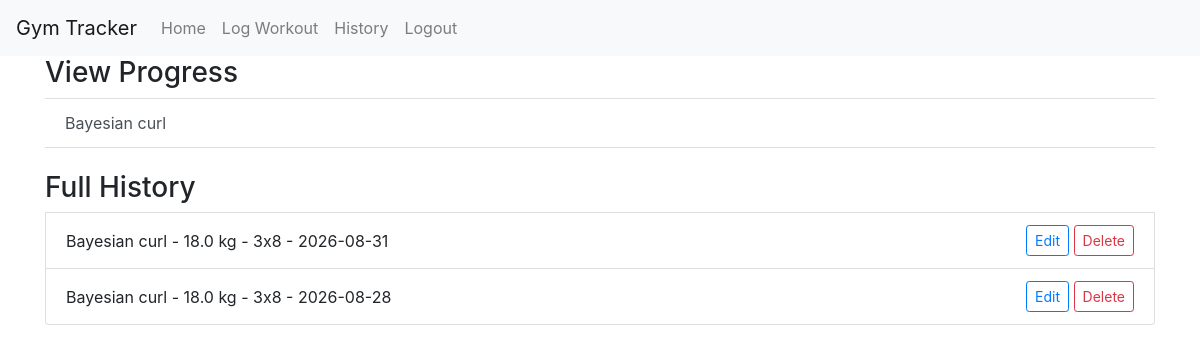
The app's page /history (signed in), older data.
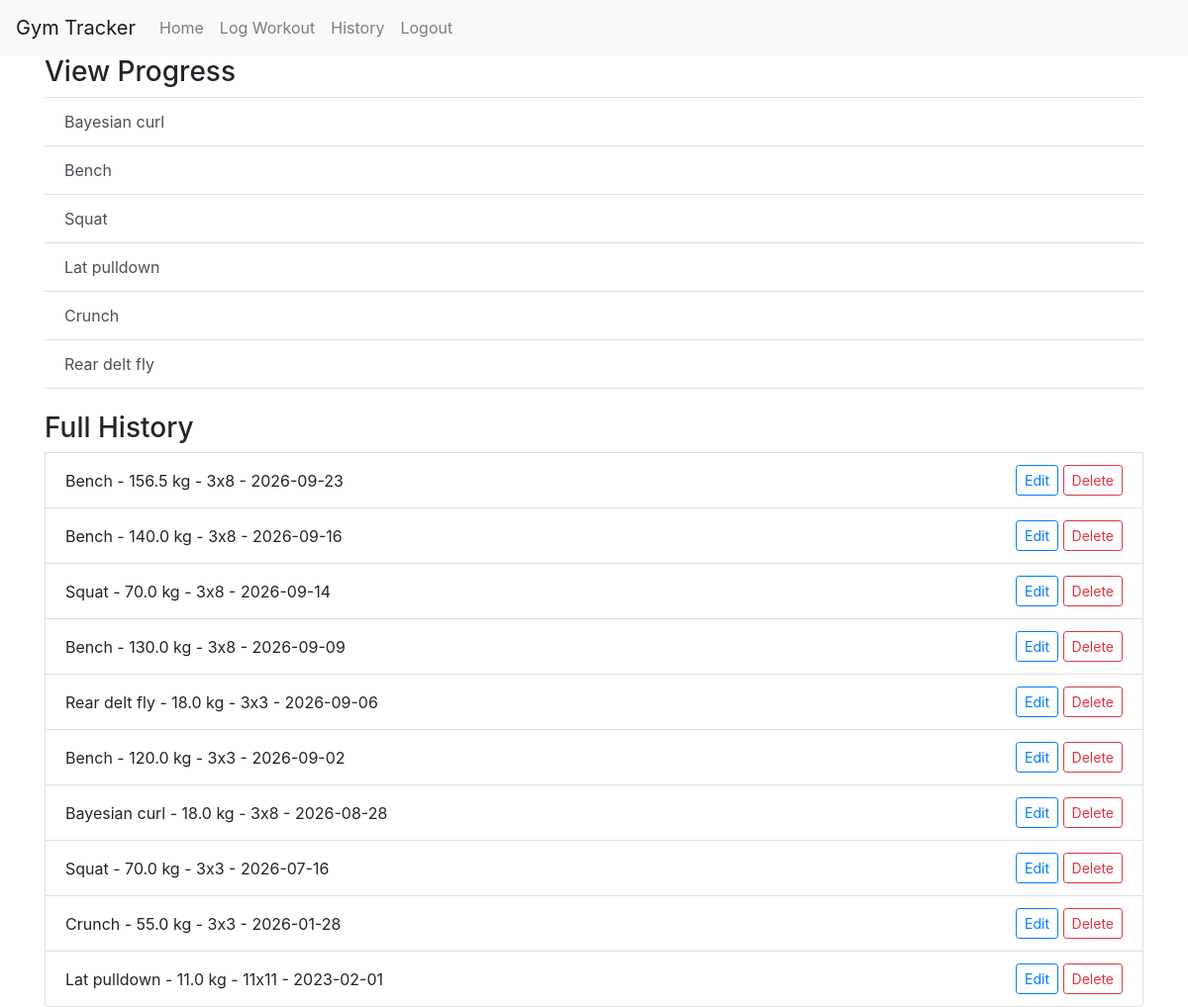
The same page, newer data.
### app/models.py (models this page shows, shortened)
class Workout(db.Model):
      id = db.Column(db.Integer, primary_key=True)
      user_id = db.Column(db.Integer, db.ForeignKey("users.id"))
      exercise_name = db.Column(db.String(100))
      weight = db.Column(db.Float)
      sets = db.Column(db.Integer)
      reps = db.Column(db.Integer)
      date = db.Column(db.Date)

### app/__init__.py (the view)
    @app.route("/history")
    @login_required
    def history():
        workouts = Workout.query.filter_by(user_id=current_user.id).order_by(Workout.date.desc()).all()
        unique_exercises = {workout.exercise_name for workout in workouts}
        return render_template("history.html", workouts=workouts, unique_exercises=unique_exercises)

### app/templates/history.html (shortened to what this page needs)
{% extends "base.html" %}
{% block content %}
<h3>View Progress</h3>
<div class="list-group list-group-flush">
    {% for exercise in unique_exercises %}
        <a href="{{ url_for('progress', exercise_name=exercise) }}" class="list-group-item list-group-item-action">{{ exercise.capitalize() }}</a>
    {% else %}
        <p class="text-muted">No exercises tracked yet.</p>
    {% endfor %}
</div>
<br>
<h3>Full History</h3>
{% for workout in workouts %}
    <div class="list-group-item d-flex justify-content-between align-items-center">
        <span>{{workout.exercise_name.capitalize()}} - {{workout.weight}} kg - {{workout.sets}}x{{workout.reps}} - {{workout.date}}</span>
        <div>
            <a href="{{ url_for('edit_workout', workout_id=workout.id) }}" class="btn btn-sm btn-outline-primary">Edit</a>
            <a href="{{ url_for('delete_workout', workout_id=workout.id) }}" class="btn btn-sm btn-outline-danger">Delete</a>
        </div>
    </div>
{% else %}
    <li class="list-group-item text-muted">No workout history yet.</li>
{% endfor %}
{% endblock %}

Row changes from the older to the newer data that the page shows:
no longer on one of the page's lists (row edited): Workout: capitalize "Bayesian curl"
now on one of the page's lists (row unchanged): Workout: capitalize "Bayesian curl"
added Workout: capitalize "Bench", exercise_name "Bench", weight "156.5", sets "3", reps "8", date "2026-09-23"
added Workout: capitalize "Squat", exercise_name "Squat", weight "70.0", sets "3", reps "8", date "2026-09-14"
added Workout: capitalize "Lat pulldown", exercise_name "Lat pulldown", weight "11.0", sets "11", reps "11", date "2023-02-01"
added Workout: capitalize "Crunch", exercise_name "Crunch", weight "55.0", sets "3", reps "3", date "2026-01-28"
added Workout: capitalize "Rear delt fly", exercise_name "Rear delt fly", weight "18.0", sets "3", reps "3", date "2026-09-06"
added Workout: exercise_name "Bench", weight "140.0", sets "3", reps "8", date "2026-09-16", shown under "Full History"
added Workout: exercise_name "Bench", weight "130.0", sets "3", reps "8", date "2026-09-09", shown under "Full History"
changed Workout (number 9 of 10 on the later page): exercise_name "Bayesian curl" → "Bench"; weight "18.0" → "120.0"; reps "8" → "3"; date "2026-08-31" → "2026-09-02"
added Workout: exercise_name "Squat", weight "70.0", sets "3", reps "3", date "2026-07-16", shown under "Full History"
